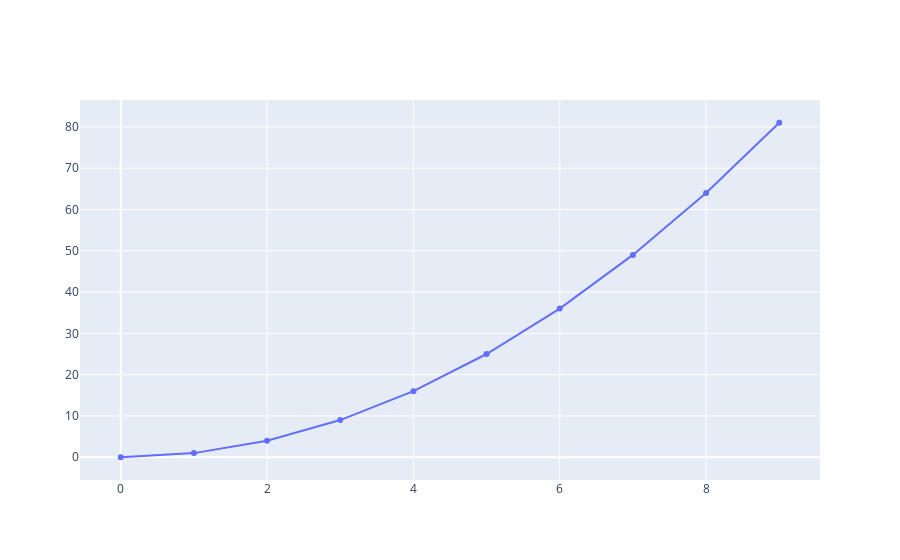

Notebook cell for this chart:
### Markdown cell above
## Line Plot with go.Scatter

### Code cell
import plotly.graph_objects as go
import numpy as np

x = np.arange(10)

fig = go.Figure(data=go.Scatter(x=x, y=x**2))
fig.show()

### Figure 1 — Plotly figure (JSON) as saved in the notebook; plotly's stock layout.template omitted (floating-point values rounded to 4 significant figures)
{"data": [{"type": "scatter", "x": [0, 1, 2, 3, 4, 5, 6, 7, 8, 9], "y": [0, 1, 4, 9, 16, 25, 36, 49, 64, 81]}], "layout": {}}
